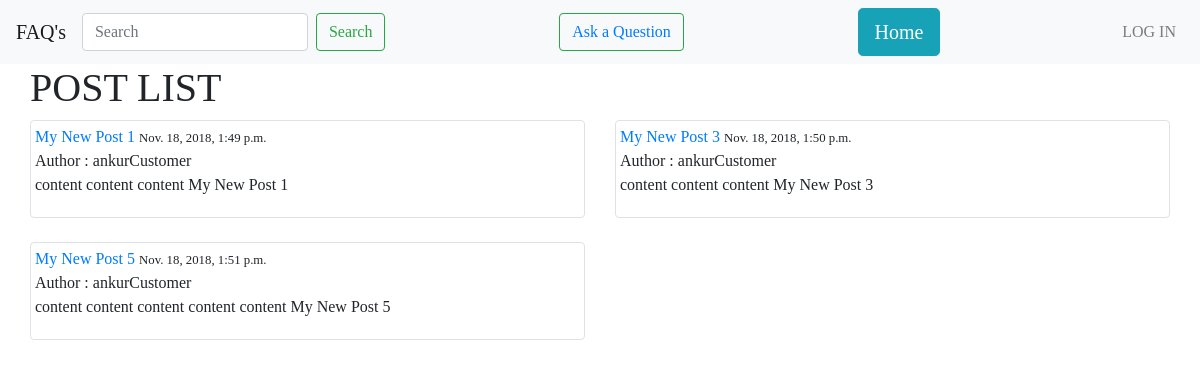
Before: /blog/ with the older database file.
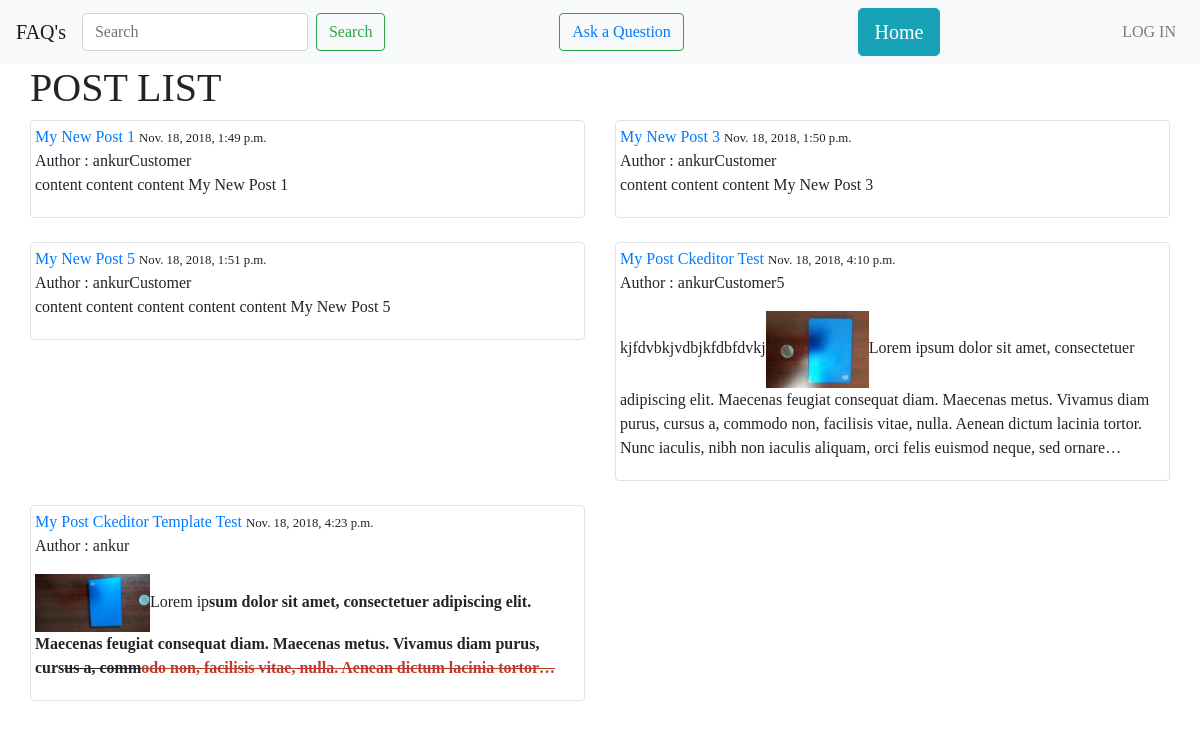
After: the same page with the newer database file.
### blog/models.py (models this page shows, shortened)
class Post(models.Model):
    objects = models.Manager()
    published = PublishedManager()
    STATUS_CHOICES = (
        ('draft','Draft'),
        ('published','Published'),
    )
    title = models.CharField(max_length=200)
    slugthing = models.SlugField(max_length=200)
    author = models.ForeignKey(User,related_name="blog_posts",on_delete=models.CASCADE)
    body = RichTextUploadingField()
    likes = models.ManyToManyField(User,related_name='likes',blank=True)
    created = models.DateTimeField(auto_now_add=True)
    updated = models.DateTimeField(auto_now=True)
    status = models.CharField(max_length=10,choices=STATUS_CHOICES,default='draft')
    def get_absolute_url(self):
        return reverse('blog:post_detail',args=[self.id,self.slugthing])

### blog/views.py (the view)
# urls.py: path('',views.post_list,name='post_list'),
def post_list(request):
    posts = Post.published.all()
    query = request.GET.get('q')
    if query:
        posts = Post.published.filter(
            Q(title__icontains=query) |
            Q(author__username__icontains=query) |
            Q(body__icontains=query)
        )
    context = {
        "posts":posts,
    }
    return render(request,'blog/post_list.html',context)

### blog/models.py (called while the page is built)
    def get_queryset(self):
        return super(PublishedManager,self).get_queryset().filter(status='published')

### blog/templates/blog/post_list.html (shortened to what this page needs)
{% extends 'blog/base.html' %}
{% block content %}
    <div class="container-fluid">
    <h1>POST LIST</h1>
        <div class="row">
            {% for p in posts %}
            <div class="col-md-6">
                <div class="img-thumbnail">
                    <a href="{{ p.get_absolute_url }}"> {{ p.title }} </a> <small> {{ p.created }}</small><br>
                    Author : {{ p.author }}<br>
                    <p>{{ p.body | truncatechars:400 | safe }}</p>
                </div>
                <br>
            </div>
            {% empty %}
                <div class="container-fluid">
                    <h3>No Posts With search query "{{ request.GET.q }}"</h3>
                </div>
            {% endfor %}
        </div>
    </div>
{% endblock %}

Changed rows visible on the page:
added Post: title "My Post Ckeditor Test", created "Nov. 18, 2018, 4:10 p.m.", author "ankurCustomer5", body "kjfdvbkjvdbjkfdbfdvkj Lorem ipsum dolor sit amet, consectetuer adipiscing elit. Maecenas feugiat consequat diam. Maecenas metus. Vivamus diam purus, cursus a, commodo non, facilisis vitae, nulla. Aenean dictum lacinia tortor. Nunc iaculis, nibh non iaculis aliquam, orci felis euismod neque, sed ornare…", body (picture)
added Post: title "My Post Ckeditor Template Test", created "Nov. 18, 2018, 4:23 p.m.", author "ankur", body (picture), body "Lorem ip sum dolor sit amet, consectetuer adipiscing elit. Maecenas feugiat consequat diam. Maecenas metus. Vivamus diam purus, curs us a, comm odo non, facilisis vitae, nulla. Aenean dictum lacinia tortor…"
